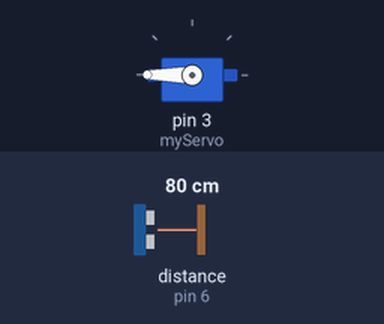
The sketch below on a simulated Arduino Uno, built with avr-gcc and run on an emulated ATmega328P. On the bench: servo. Wiring (inferred from the names in the program): ultrasonic range finder: trigger pin 5; echo pin 6. The test bench sets the inputs (shaded band); at power-on: distance to the obstacle (sensor on pin 6) 80 cm. The echo pulse lasts 58.3 µs per cm; what the sketch prints to the serial monitor is not drawn.

Above: at 0.1 s.
Timing chart, 0 to 1.6 s (numbered marks = the images above):
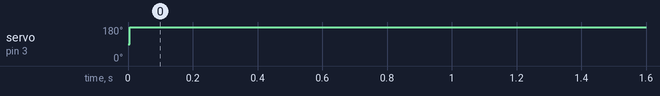

Measured:
- by itself, servo on pin 3 (myServo): 90° → 180° at 0.01 s

The sketch:

Should_Make_the_moter_run_by_distance.ino
```cpp
#include <Servo.h>    // Use Servo library, included with IDE

Servo myServo;        // Create Servo object to control the servo

//sensor
#define echoPin 6 // Echo Pin
#define trigPin 5 // Trigger Pin
//#define LEDPin 13 // Onboard LED

int maximumRange = 200; // Maximum range needed
int minimumRange = 0; // Minimum range needed
long duration, distance; // Duration used to calculate distance


void setup() {
  myServo.attach(3);  // Servo is connected to digital pin 9
    //sensor
  Serial.begin (9600);
 pinMode(trigPin, OUTPUT);
 pinMode(echoPin, INPUT);
 //pinMode(LEDPin, OUTPUT); // Use LED indicator (if required)
}

void loop() {


  digitalWrite(trigPin, LOW);
 delayMicroseconds(2);

 digitalWrite(trigPin, HIGH);
 delayMicroseconds(10);

 digitalWrite(trigPin, LOW);
 duration = pulseIn(echoPin, HIGH);

 //Calculate the distance (in cm) based on the speed of sound.
 distance = duration/58.2;

 if (distance >= maximumRange || distance <= minimumRange){
 /* Send a negative number to computer and Turn LED ON
 to indicate "out of range" */
 Serial.println("-1");
 //digitalWrite(LEDPin, HIGH);
 }
 else {
 /* Send the distance to the computer using Serial protocol, and
 turn LED OFF to indicate successful reading. */
 Serial.println(distance);
 //digitalWrite(LEDPin, LOW);
 }
 if (distance>5){
    myServo.write(180);   // Rotate servo counter clockwise
  delay(2000);          // Wait 2 seconds

 }
}
```
